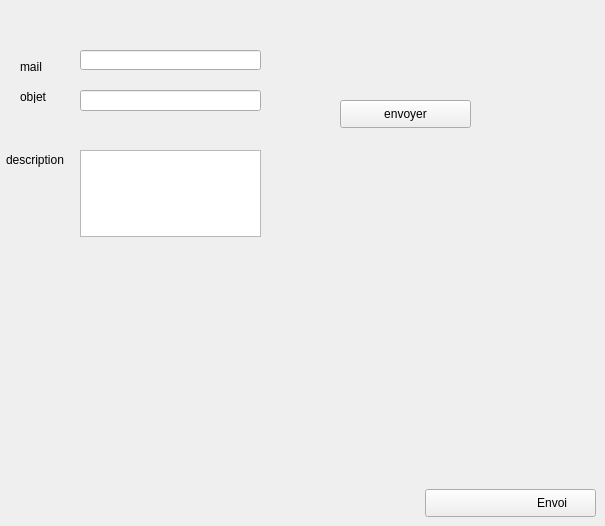
      <widget class="QWidget" name="tab_18">
       <attribute name="title">
        <string>envoyer mail</string>
       </attribute>
       <widget class="QPushButton" name="pushButton_16">
        <property name="geometry">
         <rect>
          <x>425</x>
          <y>489</y>
          <width>171</width>
          <height>28</height>
         </rect>
        </property>
        <property name="styleSheet">
         <string notr="true"/>
        </property>
        <property name="text">
         <string>                         Envoi</string>
        </property>
       </widget>
       <widget class="QLineEdit" name="ecrire_mail">
        <property name="geometry">
         <rect>
          <x>80</x>
          <y>50</y>
          <width>181</width>
          <height>20</height>
         </rect>
        </property>
       </widget>
       <widget class="QLineEdit" name="ecrire_objet">
        <property name="geometry">
         <rect>
          <x>80</x>
          <y>90</y>
          <width>181</width>
          <height>21</height>
         </rect>
        </property>
       </widget>
       <widget class="QPlainTextEdit" name="ecrire_txt">
        <property name="geometry">
         <rect>
          <x>80</x>
          <y>150</y>
          <width>181</width>
          <height>87</height>
         </rect>
        </property>
       </widget>
       <widget class="QPushButton" name="pushButton_mail_3">
        <property name="geometry">
         <rect>
          <x>340</x>
          <y>100</y>
          <width>131</width>
          <height>28</height>
         </rect>
        </property>
        <property name="text">
         <string>envoyer</string>
        </property>
       </widget>
       <widget class="QLabel" name="label_46">
        <property name="geometry">
         <rect>
          <x>20</x>
          <y>60</y>
          <width>47</width>
          <height>13</height>
         </rect>
        </property>
        <property name="text">
         <string>mail</string>
        </property>
       </widget>
       <widget class="QLabel" name="label_47">
        <property name="geometry">
         <rect>
          <x>20</x>
          <y>90</y>
          <width>47</width>
          <height>13</height>
         </rect>
        </property>
        <property name="text">
         <string>objet</string>
        </property>
       </widget>
       <widget class="QLabel" name="label_48">
        <property name="geometry">
         <rect>
          <x>6</x>
          <y>150</y>
          <width>71</width>
          <height>20</height>
         </rect>
        </property>
        <property name="text">
         <string>description</string>
        </property>
       </widget>
      </widget>
